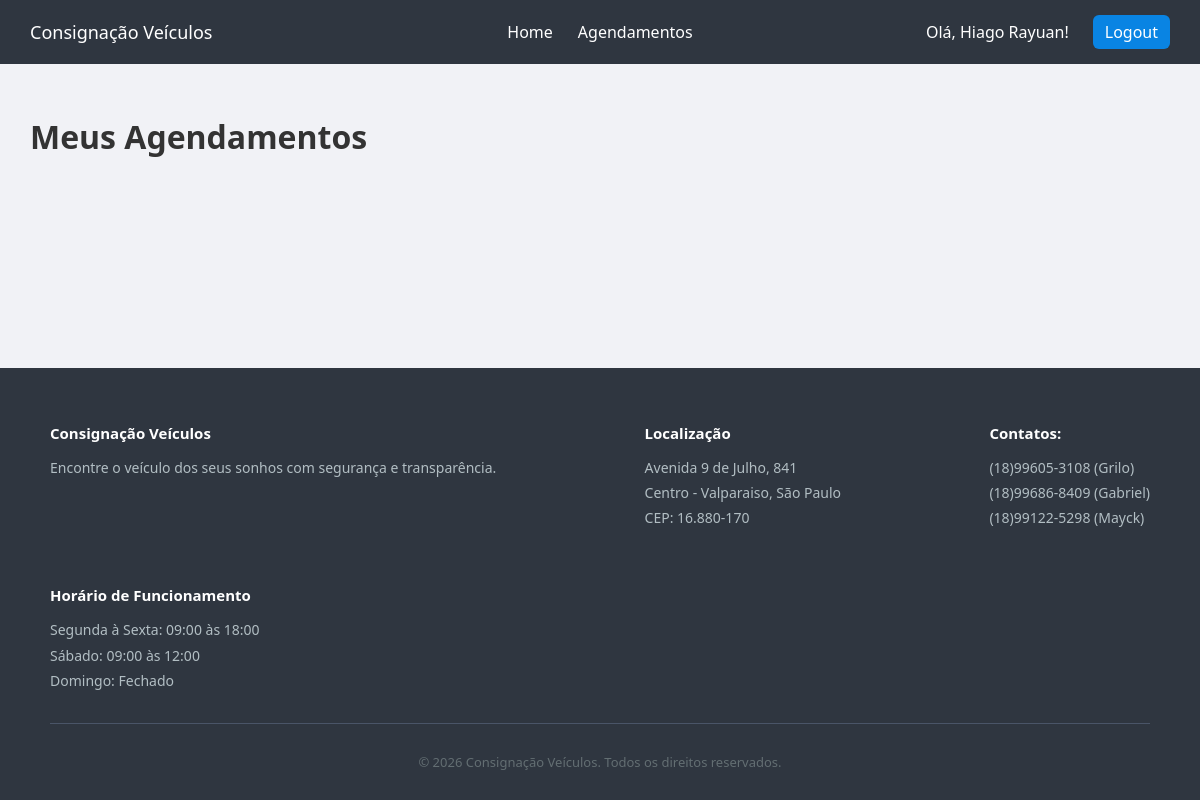
The page /agendamentos (signed in) on the database as committed earlier.
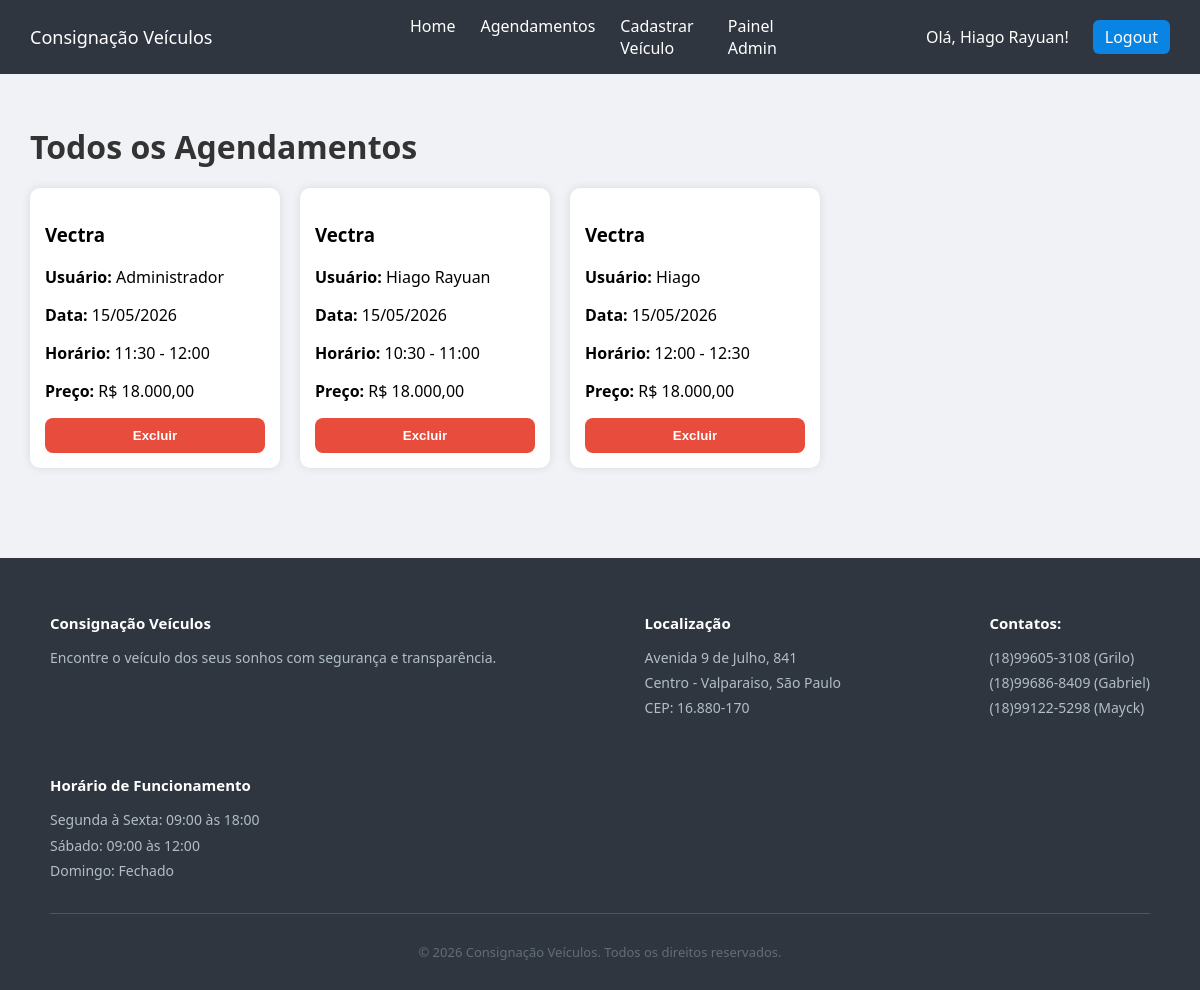
The same page on the database as committed later.
### models.py (models this page shows)
class Usuario(db.Model):
    id = db.Column(db.Integer, primary_key=True)
    nome = db.Column(db.String(100))
    email = db.Column(db.String(100), unique=True)
    senha = db.Column(db.String(200))
    telefone = db.Column(db.String(20))
    is_admin = db.Column(db.Boolean, default=False)
    confirmado = db.Column(db.Boolean, default=False)

class Agendamento(db.Model):
    id = db.Column(db.Integer, primary_key=True)
    data = db.Column(db.String(50))
    horario = db.Column(db.String(5))
    usuario_id = db.Column(db.Integer, db.ForeignKey('usuario.id'))
    veiculo_id = db.Column(db.Integer, db.ForeignKey('veiculo.id'))
    usuario = db.relationship('Usuario')
    veiculo = db.relationship('Veiculo')

class Veiculo(db.Model):
    id = db.Column(db.Integer, primary_key=True)
    nome = db.Column(db.String(100))
    descricao = db.Column(db.Text)
    preco = db.Column(db.Float)
    imagem = db.Column(db.String(200))
    agendamentos = db.relationship('Agendamento', backref='veiculo_ref', cascade='all, delete-orphan')
    fotos = db.relationship('Foto', backref='veiculo_ref', cascade='all, delete-orphan')

### app.py (the view)
@app.route('/agendamentos')
def agendamentos():
    if not session.get('usuario_id'):
        return redirect('/login')
    limpar_agendamentos_passados()
    if session.get('is_admin'):
        agendamentos = Agendamento.query.all()
    else:
        agendamentos = Agendamento.query.filter_by(usuario_id=session['usuario_id']).all()
    return render_template('agendamentos.html', agendamentos=agendamentos)

### app.py (called while the page is built)
def limpar_agendamentos_passados():
    hoje = date.today().strftime('%Y-%m-%d')
    Agendamento.query.filter(Agendamento.data < hoje).delete()
    db.session.commit()

@app.template_filter('moeda')
def moeda(valor):
    return f"R$ {valor:,.2f}".replace(",","X").replace(".",",").replace("X",".")

@app.template_filter('formatar_data')
def formatar_data(data):
    data_obj = datetime.strptime(data, '%Y-%m-%d')
    return data_obj.strftime('%d/%m/%Y')

### templates/agendamentos.html (shortened to what this page needs)
{% extends 'base.html' %}
{% block content %}
    <h1 style="margin-bottom: 20px;">
        {% if session.get('is_admin') %}Todos os Agendamentos{% else %}Meus Agendamentos{% endif %}
    </h1>
    <div class="cards">
        {% for a in agendamentos %}
            <div class="card">
                <div class="card-body">
                    <h3>{{ a.veiculo.nome }}</h3>
                    {% if session.get('is_admin') %}
                        <p><strong>Usuário:</strong> {{ a.usuario.nome }}</p>
                    {% endif %}
                    <p><strong>Data:</strong> {{ a.data | formatar_data }}</p>
                    {% set partes = a.horario.split(':') %}
                    {% set hora = partes[0] | int %}
                    {% set minuto = partes[1] | int %}
                    {% if minuto == 30 %}
                        {% set fim = '%02d:00' | format(hora + 1) %}
                    {% else %}
                        {% set fim = '%02d:30' | format(hora) %}
                    {% endif %}
                    <p><strong>Horário:</strong> {{ a.horario }} - {{ fim }}</p>
                    <p><strong>Preço:</strong> {{a.veiculo.preco | moeda }}</p>
                    <div class="card-actions">
                    {% if not session.get('is_admin') %}
                        <a href="/agendamentos/editar/{{ a.id }}" class="btn-secondary">Alterar data</a>
                        <form action="/agendamentos/excluir/{{ a.id }}" method="POST">
                            <input type="hidden" name="csrf_token" value="{{ csrf_token() }}">
                            <button onclick="return confirm('Deseja excluir este agendamento?')" class="btn-danger">Excluir</button>
                        </form>
                    {% else %}
                        <form action="/admin/agendamentos/excluir/{{ a.id }}" method="POST">
                            <button onclick="return confirm('Deseja excluir este agendamento?')" class="btn-danger">Excluir</button>
                        </form>
                    {% endif %}
                    </div>
                </div>
            </div>
        {% endfor %}
    </div>
{% endblock %}

### templates/base.html (shortened to what this page needs)
<!DOCTYPE html>
<html lang="en">
<head>
    <link rel="stylesheet" href="{{ url_for('static', filename='css/style.css') }}">
</head>
<body>
    <nav class="navbar">
        <div class="nav-left">
            Consignação Veículos
        </div>
        <div class="nav-center">
            <a href="/">Home</a>
            {% if session.get('usuario_id') %}
                <a href="/agendamentos">Agendamentos</a>
            {% endif %}
            {% if session.get('is_admin') %}
                <a href="/cadastrar">Cadastrar Veículo</a>
                <a href="/admin">Painel Admin</a>
            {% endif %}
        </div>
        <div class="nav-right">
            {% if session.get('usuario_id') %}
                <span style="color: white; margin-right: 12px;">Olá, {{ session.get('usuario_nome') }}!</span>
                <a href="/logout" class="btn-nav">Logout</a>
            {% else %}
                <a href="/login" class="btn-nav">Login</a>
            {% endif %}
        </div>
    </nav>
     <div class="container">
        {% block content %}{% endblock %}
    </div>
    <footer>
        <div class="footer-content">
            <div class="footer-section">
                <h3>Consignação Veículos</h3>
                <p>Encontre o veículo dos seus sonhos com segurança e transparência.</p>
            </div>
            <div class="footer-section">
                <h3>Localização</h3>
                <p>Avenida 9 de Julho, 841</p>
                <p>Centro - Valparaiso, São Paulo</p>
                <p>CEP: 16.880-170</p>
            </div>
            <div class="footer-section">
                <h3>Contatos:</h3>
                <p>(18)99605-3108 (Grilo)</p>
                <p>(18)99686-8409 (Gabriel)</p>
                <p>(18)99122-5298 (Mayck)</p>
            </div>
            <div class="footer-section">
                <h3>Horário de Funcionamento</h3>
                <p>Segunda à Sexta: 09:00 às 18:00</p>
                <p>Sábado: 09:00 às 12:00</p>
                <p>Domingo: Fechado</p>
            </div>
        </div>
        <div class="footer-bottom">
            <p>&copy; 2026 Consignação Veículos. Todos os direitos reservados.</p>
        </div>
    </footer>
</body>
</html>

### static/css/style.css (style rules this page uses)
body { font-family: 'Segoe UI', Arial, sans-serif; background-color: #f1f2f6; margin: 0; display: flex; flex-direction: column; min-height: 100vh; }
h1 { color: #333; }
.navbar { background: #2f3640; color: white; padding: 15px 30px; display: flex; justify-content: space-between; align-items: center; }
.nav-left { flex: 1; font-weight: 500; font-size: large; }
.nav-center { flex: 1; display: flex; justify-content: center; gap: 25px; }
.nav-right { flex: 1; display: flex; justify-content: flex-end; align-items: center; gap: 12px; font-weight: 500; }
.nav-center a { text-decoration: none; color: white; font-weight: 500; }
.btn-nav { background: #0984e3; color: white; padding: 6px 12px; border-radius: 6px; text-decoration: none; }
.container { padding: 30px; flex: 1; }
.cards { display: flex; flex-wrap: wrap; gap: 20px; }
.card { background: white; width: 250px; border-radius: 10px; overflow: hidden; box-shadow: 0 0 10px rgba(0,0,0,0.1); transition: 0.3s; }
.card-body { padding: 15px; }
.btn-danger { width: 100%; padding: 10px; background: #e74c3c; color: white; border: none; border-radius: 8px; cursor: pointer; font-weight: bold; transition: 0.2s; }
.card-actions { display: flex; flex-direction: column; gap: 8px; margin-top: 12px; }
footer { background: #2f3640; color: #dfe6e9; margin-top: 60px; padding: 40px 30px 0px 30px; }
.footer-content { display: flex; flex-wrap: wrap; gap: 40px; justify-content: space-between; max-width: 1100px; margin: 0 auto; padding-bottom: 30px; border-bottom: 1px solid #4a5568; }
.footer-section h3 { color: white; margin-bottom: 12px; font-size: 15px; }
.footer-content p { font-size: 14px; line-height: 1.8; color: #b2bec3; margin: 0; }
.footer-bottom { text-align: center; padding: 16px; font-size: 13px; color: #636e72; }

Rows that differ between the two databases and show on the page:
now on this page (row edited): Usuario: get "Hiago Rayuan"
added Agendamento: veiculo.nome "Vectra", usuario.nome "Administrador", data "15/05/2026", horario "11:30", fim "12:00", veiculo.preco|moeda "R$ 18.000,00"
added Agendamento: veiculo.nome "Vectra", usuario.nome "Hiago Rayuan", data "15/05/2026", horario "10:30", fim "11:00", veiculo.preco|moeda "R$ 18.000,00"
added Agendamento: veiculo.nome "Vectra", usuario.nome "Hiago", data "15/05/2026", horario "12:00", fim "12:30", veiculo.preco|moeda "R$ 18.000,00"
Other text that changed with them:
{{ session.get('usuario_nome') }}: "Hiago Rayuan" → (not shown)
text no longer shown: "Meus Agendamentos"
text now shown: "Cadastrar Veículo Painel Admin Todos os Agendamentos"
